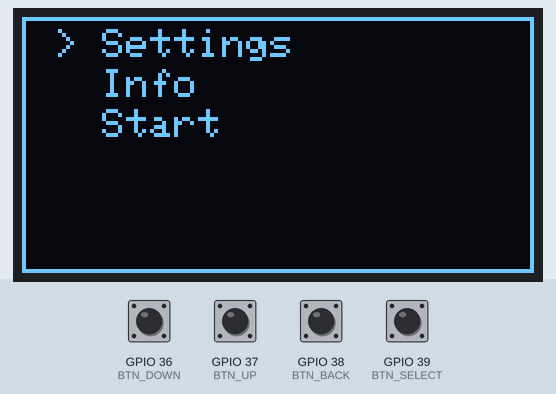
This sketch was run on a simulated ESP32. Shown: 128×64 one-colour display. The test bench sets the inputs (shaded band); at power-on: GPIO 36 (BTN_DOWN), GPIO 37 (BTN_UP), GPIO 38 (BTN_BACK), GPIO 39 (BTN_SELECT) HIGH.

Above: at 1.4 s.
1.5 s: GPIO 39 (BTN_SELECT) pulled LOW for 1 s
At 3.3 s:
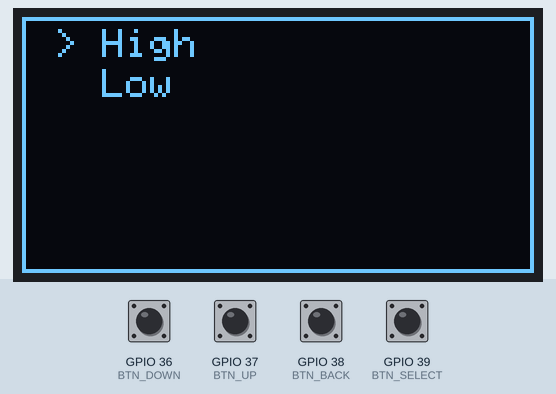
4.5 s: GPIO 38 (BTN_BACK) pulled LOW for 1 s
At 4.67 s:
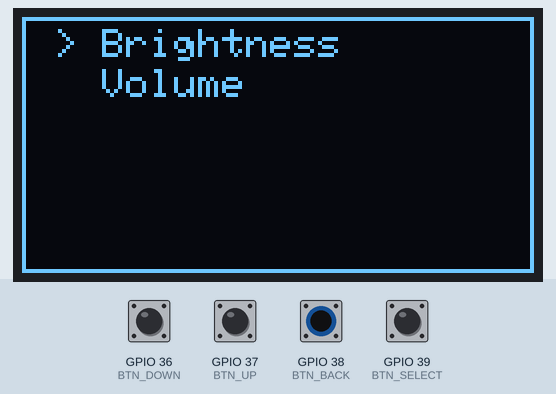
7.0 s: GPIO 36 (BTN_DOWN) pulled LOW for 0.15 s
At 7.8 s:
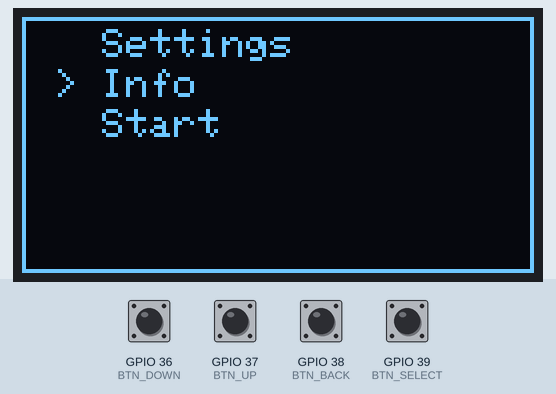
8.6 s: GPIO 39 (BTN_SELECT) pulled LOW for 0.15 s
At 9.4 s:
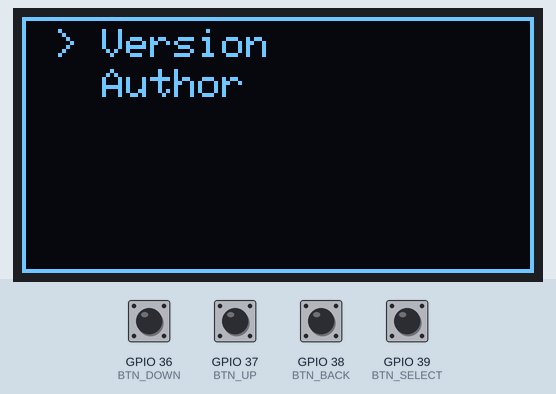
10.2 s: GPIO 39 (BTN_SELECT) pulled LOW for 0.15 s
At 11.0 s:
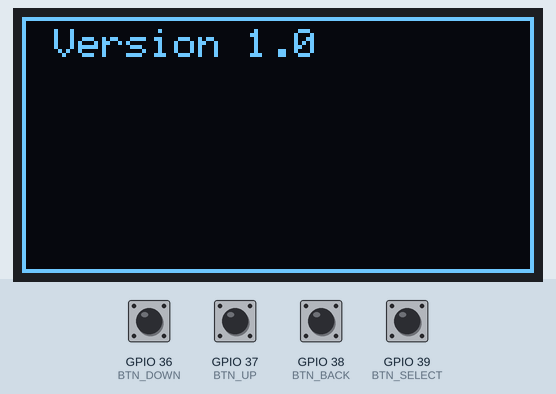
12.7 s: GPIO 37 (BTN_UP) pulled LOW for 0.15 s
At 13.5 s:
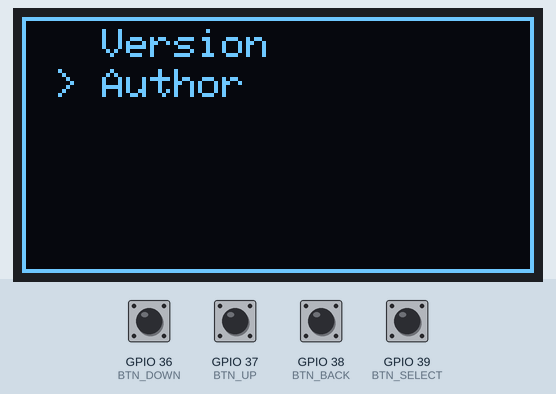
Timing chart, 0 to 15.3 s (numbered marks = the images above; inputs shaded):
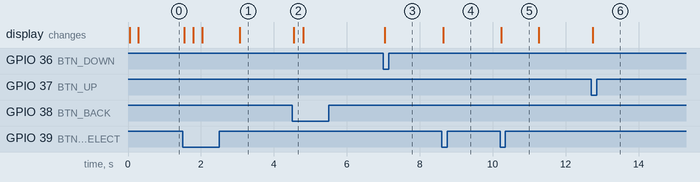

The sketch:

menu_simple_3-2-2026.ino
```cpp
#include <Wire.h>

// #include <LiquidCrystal_I2C.h>  // if lcd
// ===== LCD CONFIGURATION =====
//#define LCD_ADDR 0x27
//#define LCD_COLS 20
//#define LCD_ROWS 6   // Change to match your LCD height (6 for 20x6)
// LCD object
//LiquidCrystal_I2C lcd(LCD_ADDR, LCD_COLS, LCD_ROWS);

#include <Adafruit_GFX.h> // if oled
#include <Adafruit_SSD1306.h>
#define CUSTOM_SDA D3
#define CUSTOM_SCL D2
#define SCREEN_WIDTH 128 // OLED display width, in pixels
#define SCREEN_HEIGHT 64 // OLED display height, in pixels  was 32!!
#define OLED_RESET     4 // Reset pin # (or -1 if sharing Arduino reset pin)
// even though the display has no reset pin, it must be initialized
//   as follows for the library to work - 4 is the reset pin
Adafruit_SSD1306 display(SCREEN_WIDTH, SCREEN_HEIGHT, &Wire, OLED_RESET);

#define DISPLAY_ROWS 6   // Change to match number of rows
int displayActiveFlag = 1;  // used to blank screen when not in use
char oled_line[6][32];  // strings for oled lines
char oled_text_str[32]; // string for manipulations, if needed

// Button pins
#define BTN_UP     A1
#define BTN_DOWN   A0
#define BTN_BACK   A2
#define BTN_SELECT A3

// ===== DEBOUNCE =====
unsigned long lastDebounceTime = 0;
const unsigned long debounceDelay = 250;

// ===== MENU STRUCTURE =====
// strucutres must be listed first to compile
struct MenuItem {
  const char* name;
  MenuItem* parent;  // parent is populated dynamically by the menu system.  Always starts as nullptr
  MenuItem* children;
  int childCount;
  void (*action)();
};

// ===== ACTIONS =====
// must be above menu items to compile
void actionStart() { display.clearDisplay(); strcpy(oled_line[0], "Starting..."); updateMenuDisplay(1); delay(1000); }
void actionBrightnessHigh() { display.clearDisplay(); strcpy(oled_line[0], "Brightness High"); updateMenuDisplay(1); delay(1000); }
void actionBrightnessLow() { display.clearDisplay(); strcpy(oled_line[0], "Brightness Low"); updateMenuDisplay(1); delay(1000); }
void actionVolume() { display.clearDisplay(); strcpy(oled_line[0], "Volume set"); updateMenuDisplay(1); delay(1000); }
void actionVersion() { display.clearDisplay(); strcpy(oled_line[0], "Version 1.0"); updateMenuDisplay(1); delay(1000); }
void actionAuthor() { display.clearDisplay(); strcpy(oled_line[0], "By ArduinoDev"); updateMenuDisplay(1); delay(1000); }

// ===== MENU ITEMS =====
// lowest menu levels must be listed first to compile as they need to be known to higher menu levels

MenuItem brightnessSetL3[] = { // 3rd level down
  {"High", nullptr, nullptr, 0, actionBrightnessHigh},
  {"Low",  nullptr, nullptr, 0, actionBrightnessLow}
};

MenuItem settingsL2[] = { // 2nd level down
  {"Brightness", nullptr, brightnessSetL3, 2, nullptr},
  {"Volume", nullptr, nullptr, 0, actionVolume}
};

MenuItem infoL2[] = { // 2nd level down
  {"Version", nullptr, nullptr, 0, actionVersion},
  {"Author", nullptr, nullptr, 0, actionAuthor}
};

MenuItem MenuL1[] = {  // 1st level down
  {"Settings", nullptr, settingsL2, 2, nullptr},
  {"Info", nullptr, infoL2, 2, nullptr},
  {"Start", nullptr, nullptr, 0, actionStart} //,  // for testing
//{"Settings1", nullptr, settingsL2, 2, nullptr},
//  {"Info1", nullptr, infoL2, 2, nullptr},
//  {"Start1", nullptr, nullptr, 0, actionStart},
//{"Settings2", nullptr, settingsL2, 2, nullptr},
//  {"Info2", nullptr, infoL2, 2, nullptr},
//  {"Start2", nullptr, nullptr, 0, actionStart}
};

// Root menu - not displayed
MenuItem rootMenu = {"Root", nullptr, MenuL1, 3, nullptr};  // 3 to 9 for testing

// ===== NAVIGATION STATE =====
MenuItem* currentMenu = &rootMenu;
int cursorPos = 0;       // Position in menu
int topIndex = 0;        // First visible item index


// ===== MENU FUNCTIONS =====
void displayMenu() {
  //lcd.clear();
  display.clearDisplay();
  if (currentMenu->childCount == 0) return;
  for (int i = 0; i < DISPLAY_ROWS; i++) {
    int itemIndex = topIndex + i;
    if (itemIndex >= currentMenu->childCount) {break;}
    //lcd.setCursor(0, i);
    if (itemIndex == cursorPos) {
      strcpy(oled_line[i], "> ");
//      lcd.print(">"); // Cursor
    } else {
      //lcd.print("  ");
      strcpy(oled_line[i], "  ");
    }
    strcat(oled_line[i], currentMenu->children[itemIndex].name);
    if (itemIndex >= currentMenu->childCount) {
      strcpy(oled_line[i], "                 ");  // jw added - fill blank lines
      }
    // lcd.print(currentMenu->children[itemIndex].name);
  }
updateMenuDisplay(currentMenu->childCount);
}

void updateMenuDisplay(int lines)
{
display.clearDisplay();
for (int i = 0; i < 6; i++){
  if (i < lines){ // load text lines
    if (i == 0) {oledText(oled_line[0], 8, 3, 1, false);}
    if (i == 1) {oledText(oled_line[1], 8, 13, 1, false);}
    if (i == 2) {oledText(oled_line[2], 8, 23, 1, false);}
    if (i == 3) {oledText(oled_line[3], 8, 33, 1, false);}
    if (i == 4) {oledText(oled_line[4], 8, 43, 1, false);}
    if (i == 5) {oledText(oled_line[5], 8, 53, 1, false);}
    }
  }
oledRect(); // also displays display
}

// oledText(char *text, int x, int y,int size, boolean d)
//   text is the text string to be printed
//   x is the integer x position of text
//   y is the integer y position of text
//   z is the text size - supports sizes from 1 to 8
//   d is either "true" or "false". True draws the display - not used here -display.display used instead
void oledText(char *text, int x, int y, int size, boolean d)
{
display.setTextSize(size);
display.setTextColor(WHITE);
display.setCursor(x,y);
display.println(text);
// display.display();  // draws display by flushing all changes to the display hardware
// we only draw display after the rectangle is drawn below
// oledDisplay_display();  // includes display.display - use for blanking display
}

// draws oled rectangle around text lines
void oledRect()
{
display.drawRect(0, 0, 128, 64, WHITE);  // 128 by 64 is maximum - one pixel line
// display.display(); // draws display by flushing all changes to the display hardware
oledDisplay_display();  // includes display.display - use for blanking display
//other OLED display commands
//display.setTextColor(BLACK, WHITE); //reverse
//display.drawPixel(pixelX, pixelY, color) //single pixel
//display.width() //returns value
//display.height()
//display.drawRect(upperLeftX, upperLeftY, width, height, color)
//display.drawLine(startX, startY, endX, endY, color)
//display.fillRect(upperLeftX, upperLeftY, width, height, WHITE)
//display.drawRoundRect(upperLeftX, upperLeftY, width, height, cornerRadius, color)
//display.drawFillRoundRect(upperLeftX, upperLeftY, width, height, cornerRadius, color)
//display.drawCircle(centerX, centerY, radius, color)
//display.fillCircle(centerX, centerY, radius, color)
//display.drawTriangle(poin1X, point1Y, point2X, point2Y, point3X, point3Y, color)
//display.fillTriangle(poin1X, point1Y, point2X, point2Y, point3X, point3Y, color)
//display.write() function to display a single character
//display.drawBitmap(topLeftX, topLeftY, imageData, width, height, color) // for custom graphic
//display.setRotation(2);  // rotate display 180 choices 0, 1 (90), 2 (180) and 3 (270)
// display.ssd1306_command(SSD1306_DISPLAYOFF); // To switch display off
// display.ssd1306_command(SSD1306_DISPLAYON); // To switch display back on
}

// draws oled display
// replacement for display.display to allow for turning display off to preserve oled life
void oledDisplay_display() {
   if (displayActiveFlag != 1){
     display.clearDisplay(); // clear oled display
     }
   display.display(); // draws display by flushing all changes to the display hardware
   }


void navigateUp() {
  if (cursorPos == 0) { // added loop back to bottom
    cursorPos = currentMenu->childCount - 1;  // childCount of 3 means positions 0, 1, 2
    topIndex = max(((currentMenu->childCount) - DISPLAY_ROWS), 0); // cannot go negative if DISPLAY_ROWS < 6
    return;
  }
  if (cursorPos > 0) {
    cursorPos--;
    if (cursorPos < topIndex) {
      topIndex--;
    }
  }
}

void navigateDown() {
  if (cursorPos == currentMenu->childCount - 1) { // added loop back to top
    cursorPos = 0;
    topIndex = 0;
    return;
  }
  if (cursorPos < currentMenu->childCount - 1) {
    cursorPos++;
    if (cursorPos >= topIndex + DISPLAY_ROWS) {
      topIndex++;
    }
  }
}

void selectItem() {
  MenuItem* selected = &currentMenu->children[cursorPos];
  if (selected->childCount > 0) {
    selected->parent = currentMenu;
    currentMenu = selected;
    cursorPos = 0;
    topIndex = 0;
  } else if (selected->action != nullptr) {
    selected->action();
  }
}

void goBack() {
  if (currentMenu->parent != nullptr) {
    currentMenu = currentMenu->parent;
    cursorPos = 0;
    topIndex = 0;
  }
}

// ===== BUTTON HANDLING =====
bool isButtonPressed(int pin) {
  return digitalRead(pin) == LOW;
}

void handleButtonPress() {
  if (millis() - lastDebounceTime < debounceDelay) return;

  if (isButtonPressed(BTN_UP)) {
    navigateUp();
    lastDebounceTime = millis();
  }
  else if (isButtonPressed(BTN_DOWN)) {
    navigateDown();
    lastDebounceTime = millis();
  }
  else if (isButtonPressed(BTN_SELECT)) {
    selectItem();
    lastDebounceTime = millis();
  }
  else if (isButtonPressed(BTN_BACK)) {
    goBack();
    lastDebounceTime = millis();
  }

  displayMenu();
}

// ===== SETUP & LOOP =====
void setup() {
  // start i2c
  //i2c1.begin(D3,D2,100000); // SDA pin D3, SCL pin D2, 400k baud  **** for two wire i2c
  // default std frequency on eps32 s3 is acutally 100k
  Wire.begin(CUSTOM_SDA, CUSTOM_SCL, 100000); // Initializes I2C with custom pins and rate
  // Wire.begin(); default pins are SDA A4, SCL A5
  delay(50);

  //lcd.init(); // set up lcd
  //lcd.backlight();

  // set up oled
  // by default, we'll generate the high voltage from the 3.3v line internally! (neat!)
  if(!display.begin(SSD1306_SWITCHCAPVCC, 0x3C)) { // Address 0x3C for 128x32
     Serial.println(F("SSD1306 allocation failed"));
    }
  delay(50);
  //else Serial.println(F("SSD1306 allocation completed"));
  display.clearDisplay(); // using this before display.display gets rid of the oled Adafruit logo
  //delay(50);
  //oledRect();
  delay(50);
  display.display();
  delay(50);
  pinMode(BTN_UP, INPUT_PULLUP);
  pinMode(BTN_DOWN, INPUT_PULLUP);
  pinMode(BTN_BACK, INPUT_PULLUP);
  pinMode(BTN_SELECT, INPUT_PULLUP);

  displayMenu();
}

void loop() {
  handleButtonPress();
}
```

Measured:
- after the input at 1.5 s, the display: first changes at once (image 1 shows a later state)
- after the input at 4.5 s, the display: changes after 0.05 s (image 2)
- after the input at 7.0 s, the display: changes at once (image 3)
- after the input at 8.6 s, the display: changes after 0.05 s (image 4)
- after the input at 10.2 s, the display: changes at once (image 5)
- after the input at 12.7 s, the display: changes at once (image 6)
